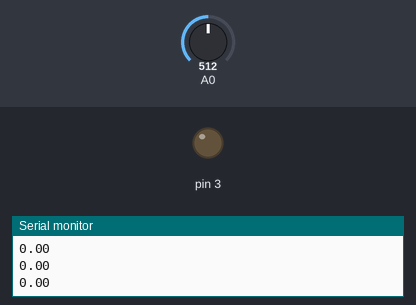
This sketch was run on a simulated Arduino Uno, built with avr-gcc and run on an emulated ATmega328P. Parts: output pins drawn as LEDs (lit = HIGH), the last lines printed to the serial monitor. The test bench sets the inputs (shaded band); at power-on: A0 = 512.

Above: at 1.2 s.
1.3 s: A0 set to 107
At 1.52 s:
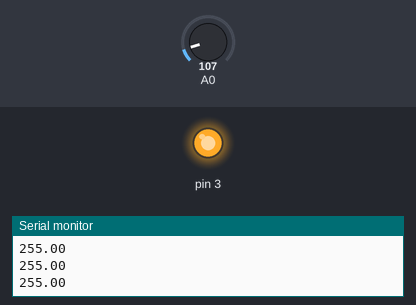
3.1 s: A0 set to 99
At 3.34 s:
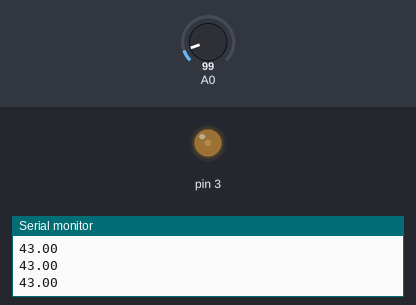
6.1 s: A0 set to 0
7.7 s: A0 set to 122
At 8.22 s:
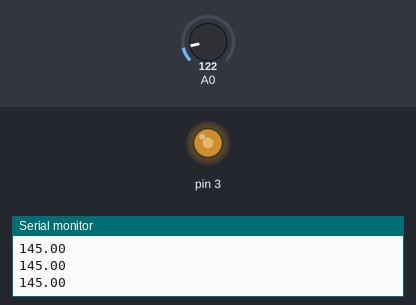
Timing chart, 0 to 11.1 s (numbered marks = the images above; inputs shaded):
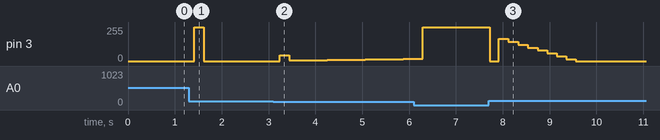

The sketch:

pid_test.ino
```cpp
/********************************************************
 * PID Basic Example
 * Reading analog input 0 to control analog PWM output 3
 ********************************************************/

#include <PID_v1.h> //https://playground.arduino.cc/Code/PIDLibrary/

//Define Variables we'll be connecting to
double Setpoint, Input, Output;

//Specify the links and initial tuning parameters
PID myPID(&Input, &Output, &Setpoint,2,5,1, DIRECT);

void setup()
{
  //initialize the variables we're linked to
  Input = analogRead(0);
  Setpoint = 100;

  //turn the PID on
  myPID.SetMode(AUTOMATIC); //turn PID on
  myPID.SetSampleTime(200); //in ms
  Serial.begin(9600);
}

void loop()
{
  Input = analogRead(0);
  myPID.Compute();
  analogWrite(3,Output);
  Serial.println(Output);
}
```

Measured:
- the behaviour switches between 100 and 99 on A0 (found by bisection; images 1 and 2)
- after the input at 1.3 s, pin 3: 0/255 → 255/255 after 0.11 s, → 0/255 0.21 s later
- after the input at 3.1 s, pin 3: 0/255 → 43/255 after 0.14 s, → 4/255 0.20 s later, → 5/255 0.20 s later, → 6/255 0.21 s later, … (15 changes in this stretch)
- after the input at 7.7 s, pin 3: 255/255 → 0/255 at once, → 167/255 0.20 s later, → 145/255 0.20 s later, → 123/255 0.21 s later, … (10 changes in this stretch)
